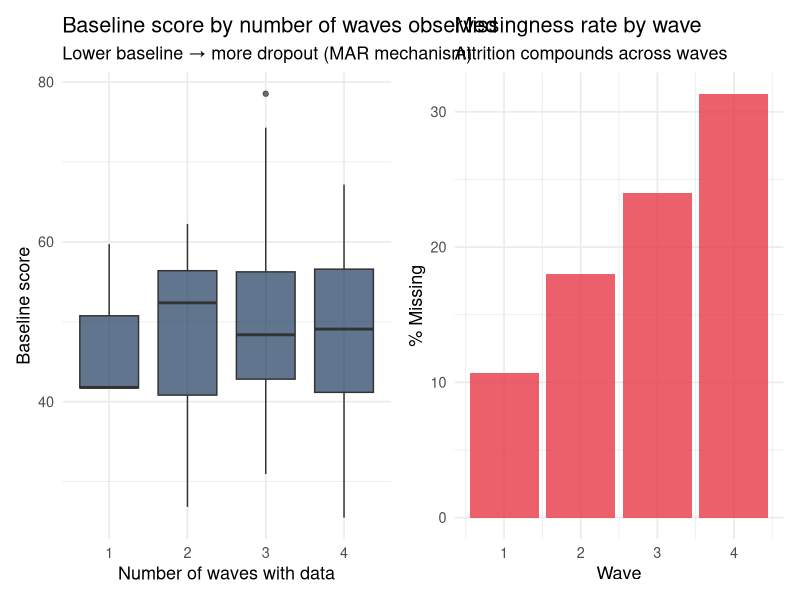
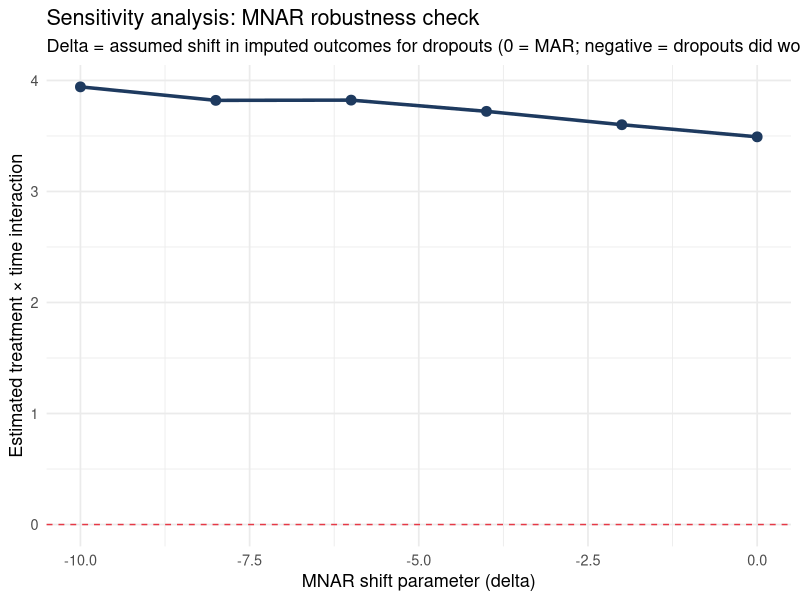

These figures' R source, in order:
## ---- chunk 1
library(tidyverse)
library(lme4)
library(lmerTest)
library(mice)
library(broom.mixed)
library(patchwork)
set.seed(2025)
## ---- chunk 2
# Simulate 4-wave panel study with dropout
n_people <- 150
n_waves  <- 4

person_baseline <- rnorm(n_people, 50, 10)
person_trt      <- rep(c(0, 1), each = n_people / 2)

# Generate complete data
df_complete <- expand_grid(person = 1:n_people, wave = 1:n_waves) |>
  mutate(
    baseline  = person_baseline[person],
    treatment = person_trt[person],
    Y_true    = baseline - 3 * (wave - 1) + 5 * treatment * (wave - 1) + rnorm(n(), 0, 5),
    person    = factor(person)
  )

# Introduce MAR missingness: higher dropout for people with worse baseline
dropout_prob <- plogis(-2 + 0.03 * (50 - person_baseline) + 0.4 * (df_complete$wave - 1))
missing_flag <- rbinom(nrow(df_complete), 1, dropout_prob)

df_obs <- df_complete |>
  mutate(Y_obs = ifelse(missing_flag == 1, NA, Y_true))

# Missingness rates by wave
df_obs |>
  group_by(wave) |>
  summarise(
    n_total   = n(),
    n_missing = sum(is.na(Y_obs)),
    pct_missing = mean(is.na(Y_obs)) * 100
  ) |>
  knitr::kable(digits = 1, caption = "Missingness rates per wave")
## ---- chunk 3
# Who is missing? Compare baseline scores of completers vs. dropouts
df_person_missing <- df_obs |>
  group_by(person, baseline, treatment) |>
  summarise(
    complete = all(!is.na(Y_obs)),
    n_observed = sum(!is.na(Y_obs)),
    .groups = "drop"
  )

p1 <- ggplot(df_person_missing, aes(x = factor(n_observed), y = baseline)) +
  geom_boxplot(fill = "#1e3a5f", alpha = 0.7) +
  labs(
    title    = "Baseline score by number of waves observed",
    subtitle = "Lower baseline → more dropout (MAR mechanism)",
    x = "Number of waves with data",
    y = "Baseline score"
  ) +
  theme_minimal(base_size = 13)

p2 <- df_obs |>
  group_by(wave) |>
  summarise(pct_missing = mean(is.na(Y_obs)) * 100) |>
  ggplot(aes(x = wave, y = pct_missing)) +
  geom_bar(stat = "identity", fill = "#e63946", alpha = 0.8) +
  labs(
    title    = "Missingness rate by wave",
    subtitle = "Attrition compounds across waves",
    x = "Wave", y = "% Missing"
  ) +
  theme_minimal(base_size = 13)

p1 + p2
## ---- chunk 4
# Approach 1: Complete cases only
df_complete_only <- df_obs |>
  group_by(person) |>
  filter(sum(!is.na(Y_obs)) == n_waves) |>
  ungroup()

m_cc <- lmer(Y_obs ~ wave * treatment + (1 | person), data = df_complete_only)

# Approach 2: Available case (lmer handles missingness automatically)
m_ac <- lmer(Y_obs ~ wave * treatment + (1 | person), data = df_obs)

bind_rows(
  broom.mixed::tidy(m_cc, effects = "fixed") |>
    filter(term == "wave:treatment1") |>
    mutate(approach = "Complete-case"),
  broom.mixed::tidy(m_ac, effects = "fixed") |>
    filter(term == "wave:treatment") |>
    mutate(approach = "Available-case (lmer)")
) |>
  select(approach, estimate, std.error, p.value) |>
  knitr::kable(
    digits = 3,
    caption = "Treatment × wave interaction: complete-case vs. available-case. True effect ≈ 5."
  )
## ---- chunk 5
# Create person-level summary for imputation
df_person <- df_obs |>
  group_by(person, treatment, baseline) |>
  summarise(
    mean_Y = mean(Y_obs, na.rm = TRUE),  # observed mean (available data)
    .groups = "drop"
  )

# Impute mean_Y at the person level using predictive mean matching
imp <- mice(
  df_person |> select(treatment, baseline, mean_Y),
  method = "pmm",
  m      = 20,
  maxit  = 10,
  print  = FALSE
)

# Merge back into long format and analyze
results_list <- lapply(1:20, function(k) {
  # Complete dataset k
  df_imp_person <- complete(imp, k) |>
    mutate(person = df_person$person)

  # Merge imputed mean back — for MI we impute the full longitudinal dataset
  # by filling in person-level missing observations proportionally
  df_long_imp <- df_obs |>
    left_join(df_imp_person |> select(person, mean_Y_imp = mean_Y),
              by = "person") |>
    mutate(
      Y_mi = ifelse(is.na(Y_obs), mean_Y_imp + rnorm(n(), 0, 3), Y_obs)
    )

  lmer(Y_mi ~ wave * treatment + (1 | person), data = df_long_imp, REML = FALSE)
})

# Pool results using Rubin's rules
pooled <- pool(results_list)

summary(pooled) |>
  filter(term == "wave:treatment") |>
  select(term, estimate, std.error, p.value) |>
  knitr::kable(
    digits = 3,
    caption = "MI pooled estimate: treatment × wave interaction. True effect ≈ 5."
  )
## ---- chunk 6
# Worst-case sensitivity: what if dropouts had worse outcomes?
# Shift imputed values by a sensitivity parameter delta

delta_values <- seq(-10, 0, by = 2)

sensitivity_results <- map_dfr(delta_values, function(delta) {
  results_delta <- lapply(1:10, function(k) {
    df_imp_person <- complete(imp, k) |>
      mutate(person = df_person$person)

    df_long_imp <- df_obs |>
      left_join(df_imp_person |> select(person, mean_Y_imp = mean_Y), by = "person") |>
      mutate(
        Y_mi = ifelse(
          is.na(Y_obs),
          mean_Y_imp + delta + rnorm(n(), 0, 3),  # shift imputed values by delta
          Y_obs
        )
      )

    lmer(Y_mi ~ wave * treatment + (1 | person), data = df_long_imp, REML = FALSE)
  })

  pooled_delta <- pool(results_delta)
  est <- summary(pooled_delta) |> filter(term == "wave:treatment")
  tibble(delta = delta, estimate = est$estimate, p_value = est$p.value)
})

ggplot(sensitivity_results, aes(x = delta, y = estimate)) +
  geom_line(linewidth = 1.2, color = "#1e3a5f") +
  geom_point(size = 3, color = "#1e3a5f") +
  geom_hline(yintercept = 0, linetype = "dashed", color = "#e63946") +
  labs(
    title    = "Sensitivity analysis: MNAR robustness check",
    subtitle = "Delta = assumed shift in imputed outcomes for dropouts (0 = MAR; negative = dropouts did worse)",
    x = "MNAR shift parameter (delta)",
    y = "Estimated treatment × time interaction"
  ) +
  theme_minimal(base_size = 13)
